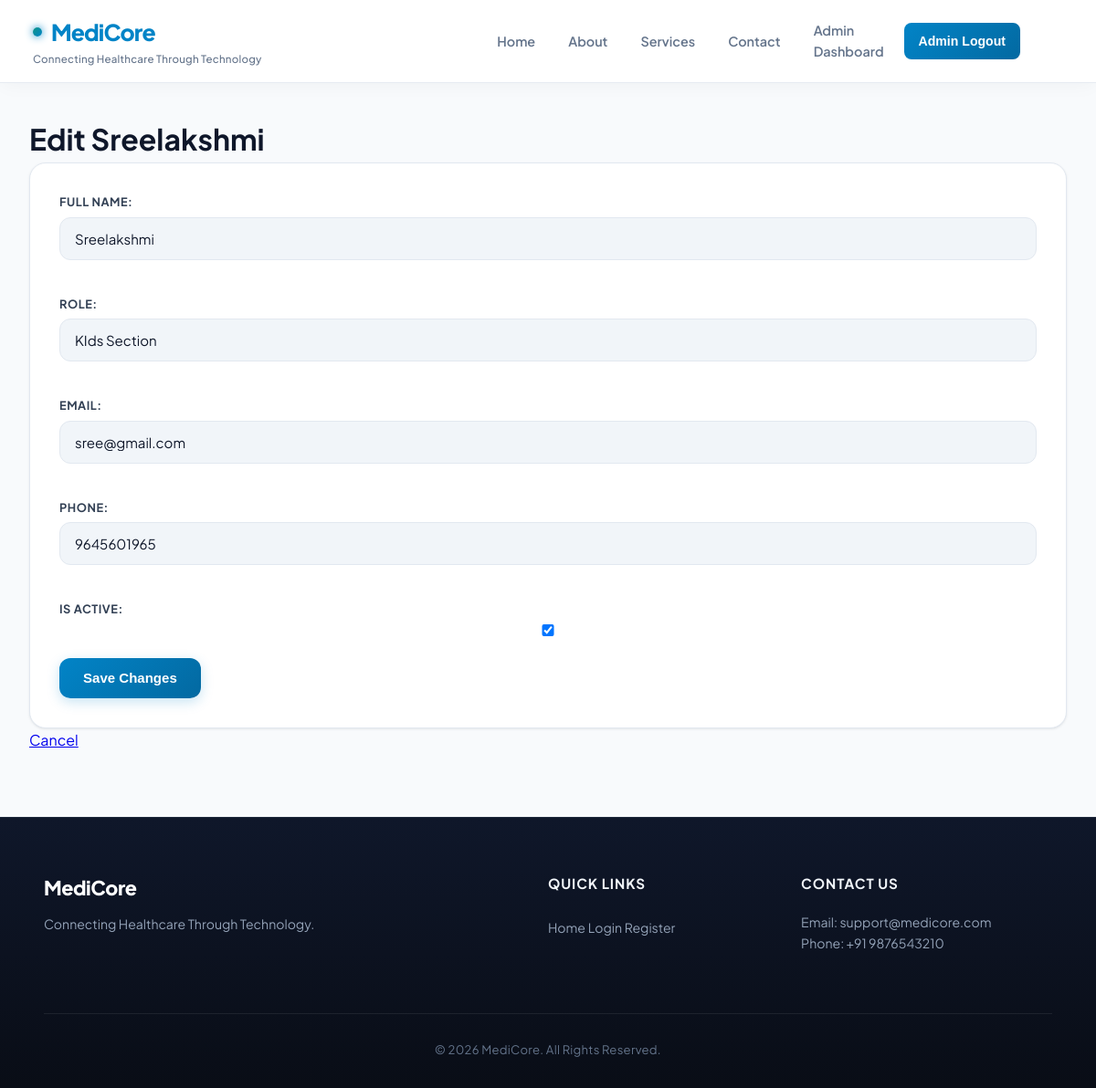
/staff/2/edit/ (signed in), run on the app's committed database.
### PulsePoint/models.py (models this page shows, shortened)
class StaffMember(models.Model):
    full_name = models.CharField(max_length=100)
    role = models.CharField(max_length=100)
    email = models.EmailField(blank=True)
    phone = models.CharField(max_length=15, blank=True)
    is_active = models.BooleanField(default=True)

### PulsePoint/views.py (the view)
# urls.py: path("staff/<int:pk>/edit/", views.staff_edit, name="staff_edit"),
@staff_member_required(login_url="admin_login")
def staff_edit(request, pk):
    staff_member = get_object_or_404(StaffMember, pk=pk)
    if request.method == "POST":
        form = StaffMemberForm(request.POST, instance=staff_member)
        if form.is_valid():
            form.save()
            return redirect("staff_list")
    else:
        form = StaffMemberForm(instance=staff_member)
    return render(
        request,
        "staff_edit.html",
        {"form": form, "staff_member": staff_member},
    )

### PulsePoint/forms.py
class StaffMemberForm(forms.ModelForm):
    class Meta:
        model = StaffMember
        fields = ["full_name", "role", "email", "phone", "is_active"]

### PulsePoint/templates/staff_edit.html (shortened to what this page needs)
{% extends "base.html" %}
{% block content %}
<h1>Edit {{ staff_member.full_name }}</h1>
<form method="post">
    {{ form.as_p }}
    <button type="submit">Save Changes</button>
</form>
<a href="{% url 'staff_list' %}">Cancel</a>
{% endblock %}

### PulsePoint/static/css/base.css (style rules this page uses)
:root { --primary: #0284c7; --primary-hover: #0369a1; --primary-dark: #075985; --primary-light: #e0f2fe; --primary-50: #f0f9ff; --primary-glow: rgba(2, 132, 199, 0.22); --secondary: #0d9488; --secondary-hover: #0f766e; --secondary-light: #ccfbf1; --secondary-50: #f0fdfa; --accent: #6366f1; --accent-light: #e0e7ff; --success: #10b981; --success-dark: #047857; --success-light: #d1fae5; --success-50: #ecfdf5; --warning: #f59e0b; --warning-dark: #b45309; --warning-light: #fef3c7; --warning-50: #fffbeb; --danger: #ef4444; --danger-dark: #b91c1c; --danger-light: #fee2e2; --danger-50: #fef2f2; --bg-page: #f8fafc; --bg-card: #ffffff; --bg-subtle: #f1f5f9; --bg-elevated: #ffffff; --text-main: #0f172a; --text-secondary: #334155; --text-muted: #64748b; --text-subtle: #94a3b8; --text-inverse: #ffffff; --border-light: #e2e8f0; --border-subtle: #edf2f7; --border-medium: #cbd5e1; --border-focus: #0284c7; --shadow-xs: 0 1px 2px 0 rgba(15, 23, 42, 0.05); --shadow-sm: 0 1px 3px 0 rgba(15, 23, 42, 0.08), 0 1px 2px -1px rgba(15, 23, 42, 0.06); --shadow-md: 0 4px 6px -1px rgba(15, 23, 42, 0.08), 0 2px 4px -2px rgba(15, 23, 42, 0.05); --shadow-lg: 0 12px 24px -4px rgba(15, 23, 42, 0.08), 0 4px 8px -2px rgba(15, 23, 42, 0.04); --shadow-xl: 0 20px 32px -6px rgba(15, 23, 42, 0.1), 0 8px 16px -4px rgba(15, 23, 42, 0.06); --shadow-glow: 0 0 20px -3px var(--primary-glow); --radius-xs: 4px; --radius-sm: 8px; --radius-md: 12px; --radius-lg: 18px; --radius-xl: 24px; --radius-full: 9999px; --transition-fast: 0.15s cubic-bezier(0.4, 0, 0.2, 1); --transition-normal: 0.25s cubic-bezier(0.16, 1, 0.3, 1); }
*, *::before, *::after { margin: 0; padding: 0; box-sizing: border-box; }
html { font-size: 16px; scroll-behavior: smooth; overflow-x: hidden; }
body { font-family: 'Plus Jakarta Sans', system-ui, -apple-system, BlinkMacSystemFont, 'Segoe UI', Roboto, sans-serif; background-color: var(--bg-page); color: var(--text-main); min-height: 100vh; display: flex; flex-direction: column; line-height: 1.6; -webkit-font-smoothing: antialiased; -moz-osx-font-smoothing: grayscale; overflow-x: hidden; position: relative; width: 100%; }
form { background: var(--bg-card); padding: 32px; border-radius: var(--radius-lg); border: 1px solid var(--border-light); box-shadow: var(--shadow-sm); width: 100%; box-sizing: border-box; }
label { display: block; font-size: 0.8rem; font-weight: 700; color: var(--text-secondary); margin-bottom: 8px; text-transform: uppercase; letter-spacing: 0.04em; }
input[type="text"], input[type="email"], input[type="password"], input[type="tel"], input[type="date"], input[type="number"], input[type="file"], select, textarea { width: 100%; padding: 13px 16px; font-size: 0.94rem; font-family: inherit; color: var(--text-main); background-color: var(--bg-subtle); border: 1.5px solid var(--border-light); border-radius: var(--radius-md); margin-bottom: 20px; outline: none; transition: var(--transition-normal); box-sizing: border-box; min-height: 46px; }
input::placeholder, textarea::placeholder { color: var(--text-subtle); font-size: 0.88rem; }
form p { margin-bottom: 18px; display: flex; flex-direction: column; }
form p label { margin-bottom: 6px; }
form p input, form p select, form p textarea { margin-bottom: 6px; }
button[type="submit"], .btn-primary { background: linear-gradient(135deg, var(--primary) 0%, #0369a1 100%); color: #ffffff; font-weight: 700; font-size: 0.94rem; padding: 13px 26px; border: none; border-radius: var(--radius-md); cursor: pointer; transition: var(--transition-normal); display: inline-flex; align-items: center; justify-content: center; gap: 8px; text-decoration: none; box-shadow: 0 4px 14px var(--primary-glow); min-height: 44px; }

### data on the page
StaffMember: full_name "Sreelakshmi", role "KIds Section", email "sree@gmail.com", phone "9645601965", is_active "☑"
